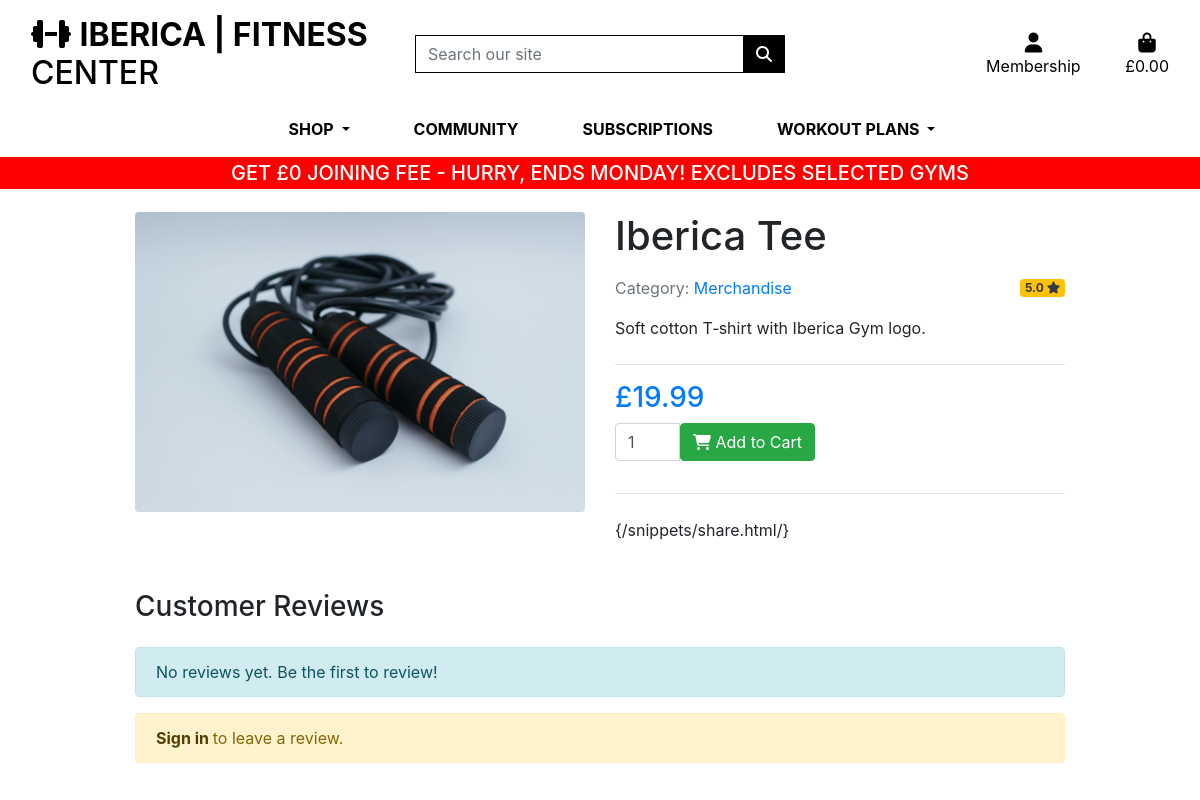
The page /shop/iberica-tee/ on the database its author committed.
### catalog/models.py (models this page shows, shortened)
class Product(models.Model):
    category = models.ForeignKey('Category', null=True, blank=True, on_delete=models.SET_NULL)
    slug = models.SlugField(unique=True, blank=True)
    name = models.CharField(max_length=200)
    description = models.TextField(blank=True)
    price = models.DecimalField(max_digits=6, decimal_places=2)
    rating = models.DecimalField(max_digits=6, decimal_places=2, null=True, blank=True)
    image_url = models.URLField(max_length=1024, null=True, blank=True)
    image = models.ImageField(upload_to='products/', null=True, blank=True)
    is_digital = models.BooleanField(default=False)
    active = models.BooleanField(default=True)
    class Meta:
        ordering = ['name']

class Category(models.Model):
    name = models.CharField(max_length=100, unique=True)
    slug = models.SlugField(max_length=120, unique=True)
    class Meta:
        ordering = ['name']
        verbose_name_plural = 'Categories'

### catalog/views.py (the view)
# urls.py: path("<slug:slug>/", views.product_detail, name="product_detail"),
def product_detail(request, slug):
    product = get_object_or_404(Product, slug=slug, active=True)
    return render(request, 'catalog/product_detail.html', {'product': product})

### catalog/context_processors.py (called while the page is built, shortened)
def cart(request):
    session_cart = request.session.get("cart", {})
    if not isinstance(session_cart, dict):
        session_cart = {}
    count = Decimal("0")
    total = Decimal("0.00")
    cart_items = {}
    return {
        "cart_count": int(count),
        "cart_total": total.quantize(Decimal("0.01"), rounding=ROUND_HALF_UP),
        "cart_items": cart_items,
    }

### catalog/templates/catalog/product_detail.html (shortened to what this page needs)
{% extends 'base.html' %}
{% load crispy_forms_tags %}
{% block page_header %}
  <div class="container header-container">
  </div>
{% endblock %}
{% block content %}
<div class="overlay"></div>
<div class="container my-5">
    <div class="row">
        <div class="col-md-6 mb-4">
            <div class="card h-100 border-0">
                {% if product.image %}
                    <img class="img-fluid rounded" src="{{ product.image.url }}" alt="{{ product.name }}">
                {% elif product.image_url %}
                    <img class="img-fluid rounded" src="{{ product.image_url }}" alt="{{ product.name }}">
                {% else %}
                    <div class="bg-light d-flex align-items-center justify-content-center" style="height: 400px;">
                        <span class="text-muted">No image available</span>
                    </div>
                {% endif %}
            </div>
        </div>
        <div class="col-md-6">
            <h1 class="mb-3">{{ product.name }}</h1>
            <div class="d-flex justify-content-between align-items-center mb-3">
                <span class="text-muted">Category:
                    <a href="/category_detail' product.category.slug/" class="text-decoration-none">
                        {{ product.category.name }}
                    </a>
                </span>
                {% if product.rating %}
                <span class="badge bg-warning text-dark">
                    {{ product.rating|floatformat:1 }} <i class="fas fa-star"></i>
                </span>
                {% endif %}
            </div>
            <div class="mb-4">
                <p>{{ product.description }}</p>
            </div>
            <div class="border-top border-bottom py-3 mb-4">
                <h3 class="text-primary">£{{ product.price }}</h3>
                <form method="post" action="{% url 'add_to_cart' product.slug %}">
                    <div class="input-group mb-3" style="max-width: 200px;">
                        <input type="number" name="quantity" class="form-control" value="1" min="1" max="10">
                        <button class="btn btn-success" type="submit">
                            <i class="fas fa-shopping-cart me-2"></i> Add to Cart
                        </button>
                    </div>
                </form>
            </div>
            {/snippets/share.html/}
        </div>
    </div>
    <div class="row mt-5">
        <div class="col-12">
            <h3 class="mb-4">Customer Reviews</h3>
            {% for review in product.reviews.all %}
            <div class="card mb-3">
                <div class="card-body">
                    <div class="d-flex justify-content-between">
                        <h5 class="card-title">{{ review.user.username }}</h5>
                        <div class="text-warning">
                            {% for i in "12345" %}
                                {% if forloop.counter <= review.rating %}
                                    <i class="fas fa-star"></i>
                                {% else %}
                                    <i class="far fa-star"></i>
                                {% endif %}
                            {% endfor %}
                        </div>
                    </div>
                    <h6 class="text-muted mb-3">{{ review.created|date:"F j, Y" }}</h6>
                    <h6>{{ review.title }}</h6>
                    <p class="card-text">{{ review.review }}</p>
                </div>
            </div>
            {% empty %}
            <div class="alert alert-info">
                No reviews yet. Be the first to review!
            </div>
            {% endfor %}
            {% if request.user.is_authenticated %}
            <div class="card mt-4">
               <div class="card-body">
                    <h4 class="card-title">Write a Review</h4>
                    <form method="post" action="{% url 'add_review' product.slug %}">
                        {% csrf_token %}
                        {{ review_form|crispy }}
                        <button type="submit" class="btn btn-primary mt-3">
                            Submit Review
                        </button>
                    </form>
                </div>
            </div>
            {% else %}
            <div class="alert alert-warning">
                <a href="{% url 'account_login' %}?next={{ request.path }}" class="alert-link">
                    Sign in
                </a> to leave a review.
            </div>
            {% endif %}
        </div>
    </div>
</div>
{% endblock %}

### static/css/base.css (style rules this page uses)
html { height: 100%; }
body { background: url('/media/gym1.jpg') no-repeat center center fixed; background-size: cover; height: calc(100vh - 164px); color: #555 font-family: 'Lato'; }
.overlay { height: 100%; width: 100%; top: 0; left: 0; position: fixed; background: white; z-index: -1; }
@media (min-width: 1200px) { .container { max-width: 80%; } }
@media (min-width: 992px) { .header-container { padding-top: 164px; } }

### rows shown on the page
Product: image (picture), name "Iberica Tee", category.name "Merchandise", rating "5.0", description "Soft cotton T‑shirt with Iberica Gym logo.", price "19.99"
